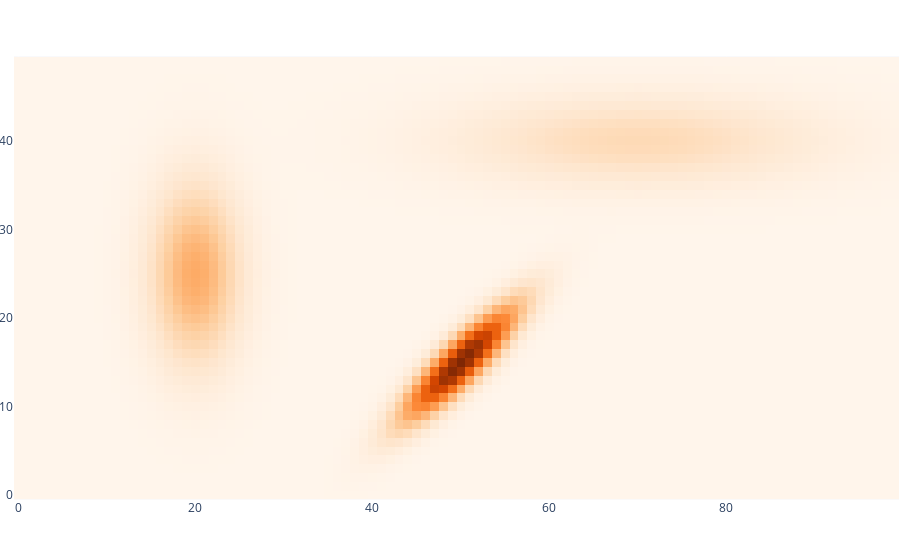

Notebook cell for this chart:
### Code cell
means = [np.array([x, y]) for x, y in [(20, 25), (70, 40), (50, 15)]]
covariances = [np.diag([sx**2, sy**2]) for sx, sy in [(5, 10), (20, 5)]]
covariances.append(np.array([[40, 35], [35, 40]]))

image = np.zeros((50, 100))
for mean, cov in zip(means, covariances):
    image += gaussian(map_coords, mean, cov)
show_map(image/np.max(image))

### Figure 1 — Plotly figure (JSON) as saved in the notebook; plotly's stock layout.template omitted (floating-point values rounded to 4 significant figures; data arrays with more than 128 entries replaced by an {"elided": "..."} marker saying what was removed)
{"data": [{"coloraxis": "coloraxis", "hovertemplate": "x: %{x}<br>y: %{y}<br>color: %{z}<extra></extra>", "name": "0", "type": "heatmap", "xaxis": "x", "yaxis": "y", "z": {"elided": "50x100 float values"}}], "layout": {"coloraxis": {"cmax": 1, "cmin": 0, "colorscale": [[0, "rgb(255,245,235)"], [0.125, "rgb(254,230,206)"], [0.25, "rgb(253,208,162)"], [0.375, "rgb(253,174,107)"], [0.5, "rgb(253,141,60)"], [0.625, "rgb(241,105,19)"], [0.75, "rgb(217,72,1)"], [0.875, "rgb(166,54,3)"], [1, "rgb(127,39,4)"]], "showscale": false}, "margin": {"b": 0, "l": 0, "r": 0, "t": 0}, "xaxis": {"anchor": "y", "autorange": false, "constrain": "domain", "domain": [0, 1], "range": [-0.5, 99.5], "scaleanchor": "y"}, "yaxis": {"anchor": "x", "autorange": false, "constrain": "domain", "domain": [0, 1], "range": [-0.5, 49.5], "scaleratio": 1}}}
